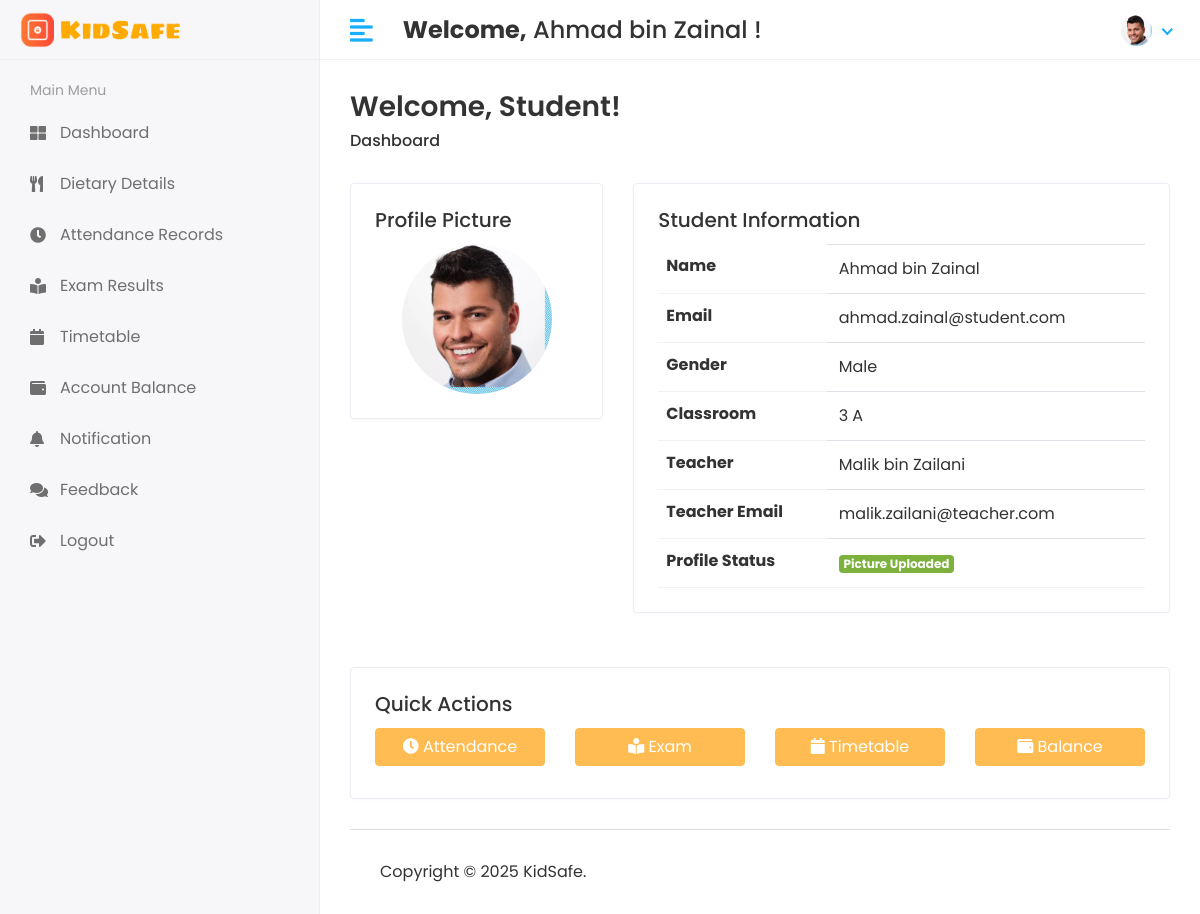
The page /student/home (signed in) on the database as committed earlier.
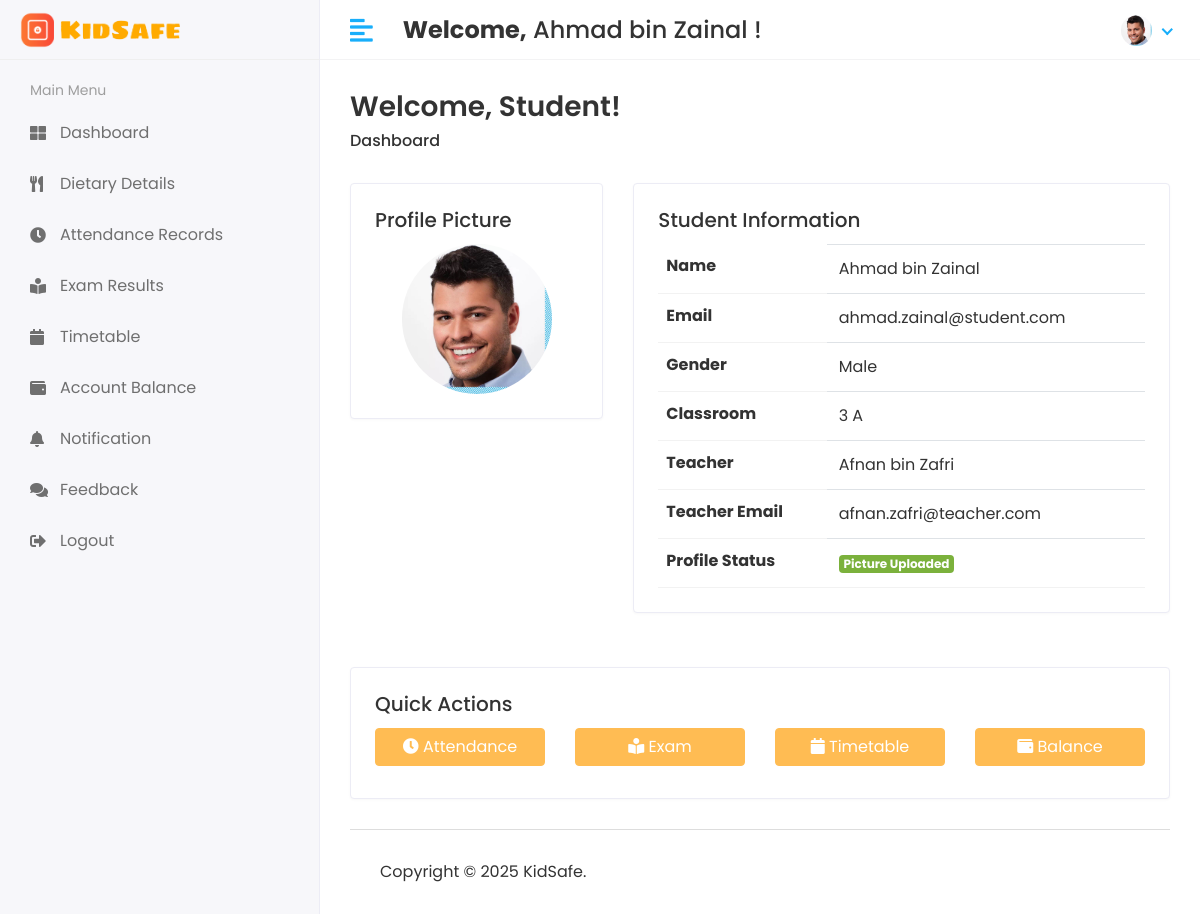
The same page on the database as committed later.
### kidsafe_app/models.py (models this page shows, shortened)
class Teacher(models.Model):
    admin = models.OneToOneField(CustomUser, on_delete=models.CASCADE)
    gender = models.CharField(max_length=100)
    classroom_id = models.ForeignKey(Classroom, on_delete=models.DO_NOTHING)
    created_at = models.DateTimeField(auto_now_add=True)
    updated_at = models.DateTimeField(auto_now=True)

class CustomUser(AbstractUser):
    USER = (
        (1, 'Administrator'),
        (2, 'Teacher'),
        (3, 'Student'),
        (4, 'Canteen'),
    )
    user_type = models.CharField(choices=USER, max_length=50, default=1)
    profile_pic = models.ImageField(upload_to='media/profile_pic')

### kidsafe_project/student_views.py (the view)
# urls.py: path('student/home', student_views.home, name='student_home'),
@login_required(login_url='/')
def home(request):
    try:
        student = Student.objects.get(admin=request.user)  # Get the student object linked to the logged-in user
        teacher = Teacher.objects.filter(classroom_id=student.classroom_id).first()  # Get the teacher for the student's classroom
    except Student.DoesNotExist:
        return HttpResponse("Student details not found.", status=404)
    try:
        student_account = StudentAccount.objects.get(student=student)
        balance = student_account.balance
    except StudentAccount.DoesNotExist:
        balance = 0.00  # Default balance if no account exists
    context = {
        'student': student,
        'teacher': teacher,
        'balance': balance,
    }
    return render(request, 'student/home.html', context)

### templates/student/home.html (shortened to what the changed rows need)
{% extends 'base.html' %}
{% load static %}
{% block content %}
<div class="row">
   <div class="col-md-8">
      <div class="card">
         <div class="card-body">
            <div class="table-responsive">
               <table class="table table-hover">
                  <tbody>
                     <tr>
                        <th>Name</th>
                     </tr>
                     <tr>
                        <th>Email</th>
                     </tr>
                     <tr>
                        <th>Gender</th>
                     </tr>
                     <tr>
                        <th>Classroom</th>
                     </tr>
                     <tr>
                        <th>Teacher</th>
                        <td>
                           {% if teacher %}
                           {{ teacher.admin.first_name }} {{ teacher.admin.last_name }}
                           {% else %}
                           No teacher assigned.
                           {% endif %}
                        </td>
                     </tr>
                     <tr>
                        <th>Teacher Email</th>
                        <td>
                           {% if teacher %}
                           {{ teacher.admin.email }}
                           {% else %}
                           No teacher assigned.
                           {% endif %}
                        </td>
                     </tr>
                     <tr>
                        <th>Profile Status</th>
                     </tr>
                  </tbody>
               </table>
            </div>
         </div>
      </div>
   </div>
</div>
{% endblock %}

Rows that differ between the two databases and show on the page:
changed Teacher: admin.first_name "Malik" → "Afnan"; admin.last_name "bin Zailani" → "bin Zafri"; admin.email "malik.zailani@teacher.com" → "afnan.zafri@teacher.com"
